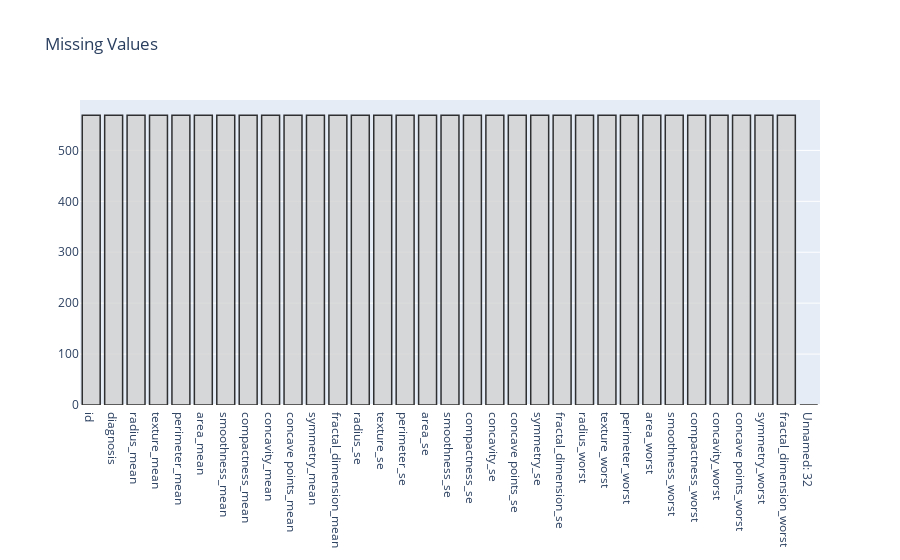

Notebook code cell kept with this figure:
### Markdown cell above
## <a id='1.3'>1.3. Missing values</a>

### Code cell
null_feat = pd.DataFrame(len(data['id']) - data.isnull().sum(), columns = ['Count'])

trace = go.Bar(x = null_feat.index, y = null_feat['Count'] ,opacity = 0.8, marker=dict(color = 'lightgrey',
        line=dict(color='#000000',width=1.5)))

layout = dict(title =  "Missing Values")
                    
fig = dict(data = [trace], layout=layout)
py.iplot(fig)

### Figure 1 — Plotly figure (JSON) as saved in the notebook; plotly's stock layout.template omitted (floating-point values rounded to 4 significant figures)
{"data": [{"marker": {"color": "lightgrey", "line": {"color": "#000000", "width": 1.5}}, "opacity": 0.8, "type": "bar", "x": ["id", "diagnosis", "radius_mean", "texture_mean", "perimeter_mean", "area_mean", "smoothness_mean", "compactness_mean", "concavity_mean", "concave points_mean", "symmetry_mean", "fractal_dimension_mean", "radius_se", "texture_se", "perimeter_se", "area_se", "smoothness_se", "compactness_se", "concavity_se", "concave points_se", "symmetry_se", "fractal_dimension_se", "radius_worst", "texture_worst", "perimeter_worst", "area_worst", "smoothness_worst", "compactness_worst", "concavity_worst", "concave points_worst", "symmetry_worst", "fractal_dimension_worst", "Unnamed: 32"], "y": [569, 569, 569, 569, 569, 569, 569, 569, 569, 569, 569, 569, 569, 569, 569, 569, 569, 569, 569, 569, 569, 569, 569, 569, 569, 569, 569, 569, 569, 569, 569, 569, 0]}], "layout": {"title": {"text": "Missing Values"}}}
